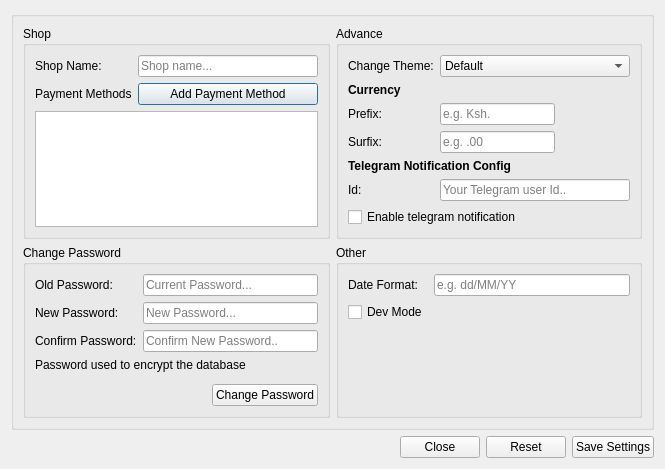
<?xml version="1.0" encoding="UTF-8"?>
<ui version="4.0">
 <class>dlgSettings</class>
 <widget class="QDialog" name="dlgSettings">
  <property name="geometry">
   <rect>
    <x>0</x>
    <y>0</y>
    <width>665</width>
    <height>469</height>
   </rect>
  </property>
  <property name="windowTitle">
   <string>Settings</string>
  </property>
  <layout class="QVBoxLayout" name="verticalLayout">
   <item>
    <widget class="QGroupBox" name="groupBox">
     <property name="title">
      <string/>
     </property>
     <layout class="QGridLayout" name="gridLayout">
      <item row="0" column="0">
       <widget class="QGroupBox" name="grpShop">
        <property name="title">
         <string>Shop</string>
        </property>
        <layout class="QFormLayout" name="formLayout_2">
         <item row="0" column="0">
          <widget class="QLabel" name="label_4">
           <property name="text">
            <string>Shop Name:</string>
           </property>
          </widget>
         </item>
         <item row="0" column="1">
          <widget class="QLineEdit" name="txtName">
           <property name="maximumSize">
            <size>
             <width>300</width>
             <height>16777215</height>
            </size>
           </property>
           <property name="placeholderText">
            <string>Shop name...</string>
           </property>
          </widget>
         </item>
         <item row="1" column="1">
          <widget class="QPushButton" name="btnAdd_Method">
           <property name="text">
            <string>Add Payment Method</string>
           </property>
          </widget>
         </item>
         <item row="1" column="0">
          <widget class="QLabel" name="label_11">
           <property name="text">
            <string>Payment Methods</string>
           </property>
          </widget>
         </item>
         <item row="2" column="0" colspan="2">
          <widget class="QListWidget" name="lstPayment_Methods"/>
         </item>
        </layout>
       </widget>
      </item>
      <item row="0" column="1">
       <widget class="QGroupBox" name="grpAdvance">
        <property name="title">
         <string>Advance</string>
        </property>
        <layout class="QFormLayout" name="formLayout_4">
         <item row="0" column="0">
          <widget class="QLabel" name="label_5">
           <property name="text">
            <string>Change Theme:</string>
           </property>
          </widget>
         </item>
         <item row="0" column="1">
          <widget class="QComboBox" name="cmbTheme">
           <property name="currentIndex">
            <number>0</number>
           </property>
           <property name="placeholderText">
            <string>Select Theme..</string>
           </property>
           <item>
            <property name="text">
             <string>Default</string>
            </property>
           </item>
          </widget>
         </item>
         <item row="1" column="0" colspan="2">
          <widget class="QLabel" name="label_7">
           <property name="font">
            <font>
             <weight>75</weight>
             <bold>true</bold>
             <underline>false</underline>
            </font>
           </property>
           <property name="text">
            <string>Currency</string>
           </property>
          </widget>
         </item>
         <item row="2" column="0">
          <widget class="QLabel" name="label_9">
           <property name="text">
            <string>Prefix:</string>
           </property>
          </widget>
         </item>
         <item row="2" column="1">
          <widget class="QLineEdit" name="txtPrefix">
           <property name="maximumSize">
            <size>
             <width>115</width>
             <height>16777215</height>
            </size>
           </property>
           <property name="placeholderText">
            <string>e.g. Ksh.</string>
           </property>
          </widget>
         </item>
         <item row="3" column="0">
          <widget class="QLabel" name="label_10">
           <property name="text">
            <string>Surfix:</string>
           </property>
          </widget>
         </item>
         <item row="3" column="1">
          <widget class="QLineEdit" name="txtSurfix">
           <property name="maximumSize">
            <size>
             <width>115</width>
             <height>16777215</height>
            </size>
           </property>
           <property name="placeholderText">
            <string>e.g. .00</string>
           </property>
          </widget>
         </item>
         <item row="4" column="0" colspan="2">
          <widget class="QLabel" name="label_12">
           <property name="text">
            <string>&lt;html&gt;&lt;head/&gt;&lt;body&gt;&lt;p&gt;&lt;span style=&quot; font-weight:600;&quot;&gt;Telegram Notification Config&lt;/span&gt;&lt;/p&gt;&lt;/body&gt;&lt;/html&gt;</string>
           </property>
          </widget>
         </item>
         <item row="5" column="0">
          <widget class="QLabel" name="label_13">
           <property name="text">
            <string>Id:</string>
           </property>
          </widget>
         </item>
         <item row="5" column="1">
          <widget class="QLineEdit" name="txtTg_Id">
           <property name="inputMethodHints">
            <set>Qt::ImhPreferNumbers</set>
           </property>
           <property name="placeholderText">
            <string>Your Telegram user Id..</string>
           </property>
          </widget>
         </item>
         <item row="6" column="0" colspan="2">
          <widget class="QCheckBox" name="chkTg_Notification">
           <property name="text">
            <string>Enable telegram notification</string>
           </property>
          </widget>
         </item>
        </layout>
       </widget>
      </item>
      <item row="1" column="0">
       <widget class="QGroupBox" name="grpPass">
        <property name="enabled">
         <bool>true</bool>
        </property>
        <property name="title">
         <string>Change Password</string>
        </property>
        <layout class="QFormLayout" name="formLayout">
         <item row="0" column="0">
          <widget class="QLabel" name="label">
           <property name="text">
            <string>Old Password:</string>
           </property>
          </widget>
         </item>
         <item row="0" column="1">
          <widget class="QLineEdit" name="txtOld_Pass">
           <property name="maximumSize">
            <size>
             <width>208</width>
             <height>16777215</height>
            </size>
           </property>
           <property name="echoMode">
            <enum>QLineEdit::Password</enum>
           </property>
           <property name="placeholderText">
            <string>Current Password...</string>
           </property>
          </widget>
         </item>
         <item row="1" column="0">
          <widget class="QLabel" name="label_2">
           <property name="text">
            <string>New Password:</string>
           </property>
          </widget>
         </item>
         <item row="1" column="1">
          <widget class="QLineEdit" name="txtNew_Pass">
           <property name="maximumSize">
            <size>
             <width>208</width>
             <height>16777215</height>
            </size>
           </property>
           <property name="echoMode">
            <enum>QLineEdit::Password</enum>
           </property>
           <property name="placeholderText">
            <string>New Password...</string>
           </property>
          </widget>
         </item>
         <item row="2" column="0">
          <widget class="QLabel" name="label_3">
           <property name="text">
            <string>Confirm Password:</string>
           </property>
          </widget>
         </item>
         <item row="2" column="1">
          <widget class="QLineEdit" name="txtConfirm_Pass">
           <property name="maximumSize">
            <size>
             <width>208</width>
             <height>16777215</height>
            </size>
           </property>
           <property name="echoMode">
            <enum>QLineEdit::Password</enum>
           </property>
           <property name="placeholderText">
            <string>Confirm New Password..</string>
           </property>
          </widget>
         </item>
         <item row="5" column="0" colspan="2">
          <layout class="QHBoxLayout" name="horizontalLayout">
           <item>
            <spacer name="horizontalSpacer">
             <property name="orientation">
              <enum>Qt::Horizontal</enum>
             </property>
             <property name="sizeHint" stdset="0">
              <size>
               <width>40</width>
               <height>20</height>
              </size>
             </property>
            </spacer>
           </item>
           <item>
            <widget class="QPushButton" name="btnChangePass">
             <property name="text">
              <string>Change Password</string>
             </property>
             <property name="icon">
              <iconset resource="../../stock_manager.qrc">
               <normaloff>:/icons/lock.svg</normaloff>:/icons/lock.svg</iconset>
             </property>
            </widget>
           </item>
          </layout>
         </item>
         <item row="3" column="0" colspan="2">
          <widget class="QLabel" name="label_8">
           <property name="text">
            <string>Password used to encrypt the database</string>
           </property>
          </widget>
         </item>
         <item row="4" column="0">
          <spacer name="verticalSpacer">
           <property name="orientation">
            <enum>Qt::Vertical</enum>
           </property>
           <property name="sizeHint" stdset="0">
            <size>
             <width>20</width>
             <height>40</height>
            </size>
           </property>
          </spacer>
         </item>
        </layout>
       </widget>
      </item>
      <item row="1" column="1">
       <widget class="QGroupBox" name="grpOther">
        <property name="title">
         <string>Other</string>
        </property>
        <layout class="QFormLayout" name="formLayout_3">
         <item row="0" column="0">
          <widget class="QLabel" name="label_6">
           <property name="text">
            <string>Date Format:</string>
           </property>
          </widget>
         </item>
         <item row="0" column="1">
          <widget class="QLineEdit" name="txtDate_Format">
           <property name="placeholderText">
            <string>e.g. dd/MM/YY</string>
           </property>
          </widget>
         </item>
         <item row="1" column="0">
          <widget class="QCheckBox" name="chkDev_Mode">
           <property name="text">
            <string>Dev Mode</string>
           </property>
          </widget>
         </item>
         <item row="2" column="0" colspan="2">
          <spacer name="verticalSpacer_2">
           <property name="orientation">
            <enum>Qt::Vertical</enum>
           </property>
           <property name="sizeHint" stdset="0">
            <size>
             <width>20</width>
             <height>40</height>
            </size>
           </property>
          </spacer>
         </item>
        </layout>
       </widget>
      </item>
     </layout>
    </widget>
   </item>
   <item>
    <layout class="QHBoxLayout" name="horizontalLayout_2">
     <item>
      <spacer name="horizontalSpacer_2">
       <property name="orientation">
        <enum>Qt::Horizontal</enum>
       </property>
       <property name="sizeType">
        <enum>QSizePolicy::MinimumExpanding</enum>
       </property>
       <property name="sizeHint" stdset="0">
        <size>
         <width>30</width>
         <height>20</height>
        </size>
       </property>
      </spacer>
     </item>
     <item>
      <widget class="QPushButton" name="pushButton_3">
       <property name="maximumSize">
        <size>
         <width>16777215</width>
         <height>30</height>
        </size>
       </property>
       <property name="text">
        <string>Close</string>
       </property>
       <property name="icon">
        <iconset resource="../../stock_manager.qrc">
         <normaloff>:/icons/cross.svg</normaloff>:/icons/cross.svg</iconset>
       </property>
      </widget>
     </item>
     <item>
      <widget class="QPushButton" name="pushButton_4">
       <property name="text">
        <string>Reset</string>
       </property>
       <property name="icon">
        <iconset resource="../../stock_manager.qrc">
         <normaloff>:/icons/time-reverse.svg</normaloff>:/icons/time-reverse.svg</iconset>
       </property>
      </widget>
     </item>
     <item>
      <widget class="QPushButton" name="pushButton_2">
       <property name="maximumSize">
        <size>
         <width>16777215</width>
         <height>30</height>
        </size>
       </property>
       <property name="text">
        <string>Save Settings</string>
       </property>
       <property name="icon">
        <iconset resource="../../stock_manager.qrc">
         <normaloff>:/icons/gear.svg</normaloff>:/icons/gear.svg</iconset>
       </property>
      </widget>
     </item>
    </layout>
   </item>
  </layout>
 </widget>
 <resources>
  <include location="../../stock_manager.qrc"/>
 </resources>
 <connections>
  <connection>
   <sender>pushButton_3</sender>
   <signal>clicked()</signal>
   <receiver>dlgSettings</receiver>
   <slot>reject()</slot>
   <hints>
    <hint type="sourcelabel">
     <x>452</x>
     <y>463</y>
    </hint>
    <hint type="destinationlabel">
     <x>202</x>
     <y>455</y>
    </hint>
   </hints>
  </connection>
 </connections>
</ui>
